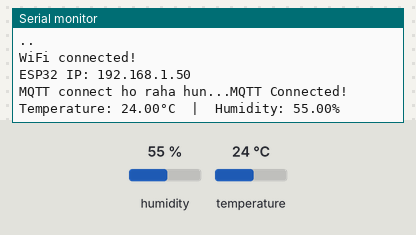
This sketch was run on a simulated ESP32. On the bench: the last lines printed to the serial monitor. The inputs (shaded band) are chosen by the test bench; at power-on: humidity 55 %, temperature 24 °C. WiFi joins after 1.5 s; servers stay silent unless stated; no MQTT or app messages arrive unless stated.

Above: at 3.2 s.
3.3 s: humidity set to 22 %
At 4.8 s:
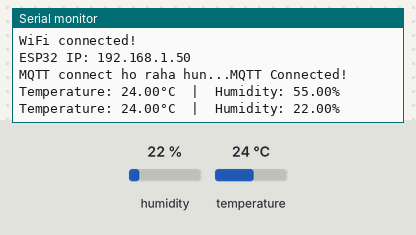
6.0 s: temperature set to 12 °C
At 6.6 s:
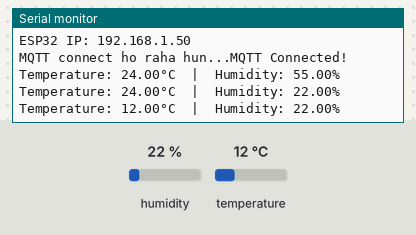
8.7 s: humidity set to 40 %
At 11.3 s:
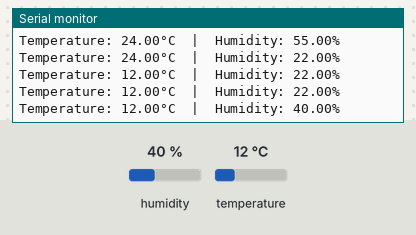
Timing chart, 0 to 12.8 s (numbered marks = the images above; inputs shaded):
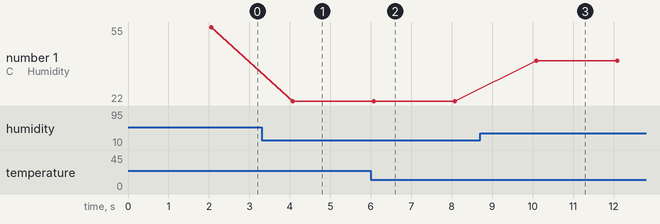

Measured:
- after the input at 3.3 s, the serial monitor: prints a new line after 0.77 s (image 1)
- after the input at 6.0 s, the serial monitor: prints a new line after 0.07 s (image 2)
- after the input at 8.7 s, the serial monitor: prints a new line after 1.4 s (image 3)
- plotted number 1: 55 → 22 after the input at 3.3 s, 22 → 40 after the input at 8.7 s

The sketch:

IS_CPP_Project.ino
```cpp
#include <WiFi.h>
#include <PubSubClient.h>
#include "DHT.h"

// ⚠️ YAHAN APNI DETAILS BHARO
const char* ssid = "Aamirkhan";
const char* password = "Aashirkhan.777";
const char* mqtt_server = "192.168.0.33"; // apna IP yahan
const char* mqtt_user = "user1";
const char* mqtt_pass = "ammad"; // apna password

WiFiClient espClient;
PubSubClient client(espClient);

#define DHTPIN 4
#define DHTTYPE DHT22
DHT dht(DHTPIN, DHTTYPE);

void setup_wifi() {
  Serial.println("WiFi se connect ho raha hun...");
  WiFi.begin(ssid, password);
  while (WiFi.status() != WL_CONNECTED) {
    delay(1000);
    Serial.print(".");
  }
  Serial.println("\nWiFi connected!");
  Serial.print("ESP32 IP: ");
  Serial.println(WiFi.localIP());
}

void reconnect() {
  while (!client.connected()) {
    Serial.print("MQTT connect ho raha hun...");
    if (client.connect("ESP32Client", mqtt_user, mqtt_pass)) {
      Serial.println("MQTT Connected!");
    } else {
      Serial.print("Failed! Error: ");
      Serial.println(client.state());
      delay(2000);
    }
  }
}

void setup() {
  Serial.begin(115200);
  setup_wifi();
  client.setServer(mqtt_server, 1883);
  dht.begin();
}

void loop() {
  if (!client.connected()) {
    reconnect();
  }
  client.loop();

  float h = dht.readHumidity();
  float t = dht.readTemperature();

  if (!isnan(h) && !isnan(t)) {
    client.publish("home/room1/temperature", String(t).c_str());
    client.publish("home/room1/humidity", String(h).c_str());
    Serial.print("Temperature: ");
    Serial.print(t);
    Serial.print("°C  |  Humidity: ");
    Serial.print(h);
    Serial.println("%");
  } else {
    Serial.println("DHT22 sensor error!");
  }

  delay(2000);
}
```
